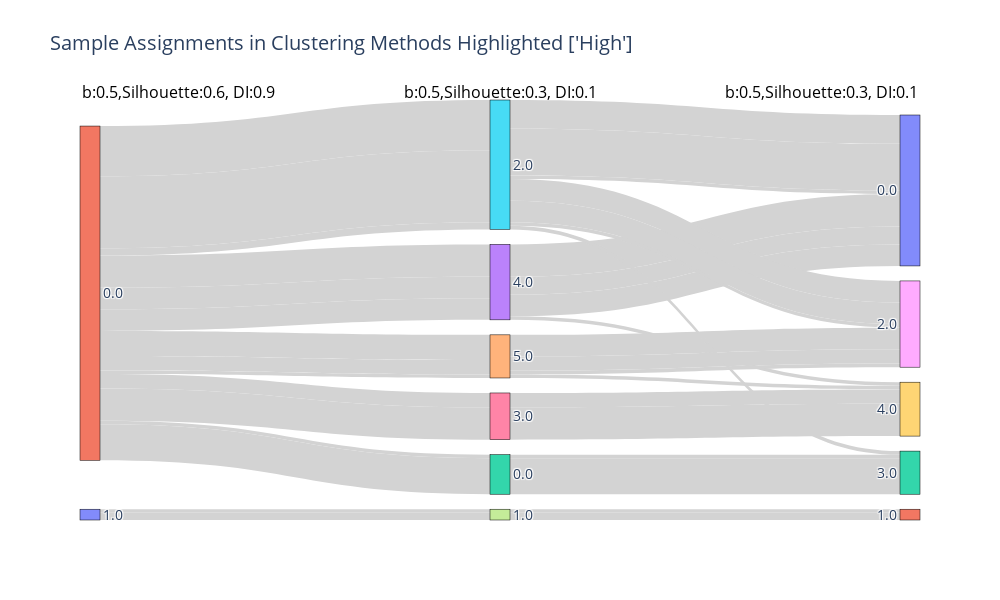

This figure's notebook cell:
### Code cell
fig = plotSankey(quantumDf_s, cols=cols_to_plot,names=cols_name_S, valueToHighlight=['High'], linkVar='CELLULARITY')

### Figure 1 — Plotly figure (JSON) as saved in the notebook; plotly's stock layout.template omitted (floating-point values rounded to 4 significant figures; data arrays with more than 128 entries replaced by an {"elided": "..."} marker saying what was removed)
{"data": [{"link": {"color": {"elided": "168 str values"}, "label": ["1.0", "0.0", "0.0", "4.0", "5.0", "2.0", "3.0", "1.0", "2.0", "4.0", "0.0", "1.0", "3.0"], "source": {"elided": "168 int values"}, "target": {"elided": "168 int values"}, "value": {"elided": "168 int values"}}, "node": {"label": ["1.0", "0.0", "0.0", "4.0", "5.0", "2.0", "3.0", "1.0", "2.0", "4.0", "0.0", "1.0", "3.0"], "line": {"color": "black", "width": 0.5}, "pad": 15, "thickness": 20}, "type": "sankey"}], "layout": {"annotations": [{"align": "center", "font": {"color": "black", "size": 16}, "showarrow": false, "text": "b:0.5,Silhouette:0.6, DI:0.9", "x": 0, "xref": "x", "y": 1.05, "yref": "paper"}, {"align": "center", "font": {"color": "black", "size": 16}, "showarrow": false, "text": "b:0.5,Silhouette:0.3, DI:0.1", "x": 1, "xref": "x", "y": 1.05, "yref": "paper"}, {"align": "center", "font": {"color": "black", "size": 16}, "showarrow": false, "text": "b:0.5,Silhouette:0.3, DI:0.1", "x": 2, "xref": "x", "y": 1.05, "yref": "paper"}], "autosize": false, "font": {"size": 14}, "height": 600, "hovermode": "x", "paper_bgcolor": "white", "plot_bgcolor": "white", "title": {"text": "Sample Assignments in Clustering Methods\nHighlighted ['High']"}, "width": 1000, "xaxis": {"showgrid": false, "visible": false, "zeroline": false}, "yaxis": {"showgrid": false, "visible": false, "zeroline": false}}}
